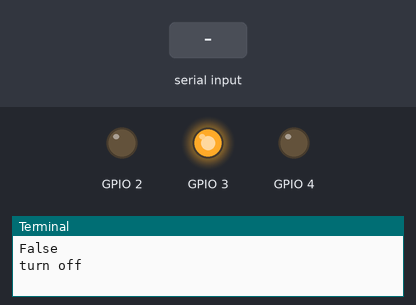
Recording of a program running on a simulated Raspberry Pi (BCM pin numbers). Shown: output pins drawn as LEDs (lit = HIGH), the last lines printed to the terminal. Inputs (shaded band) come from the test bench.

Above: at 0.1 s.
At 2.2 s:
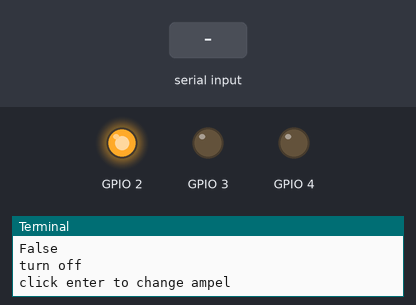
2.3 s: "1" typed at the terminal, then Enter
Timing chart, 0 to 5.3 s (numbered marks = the images above; inputs shaded):
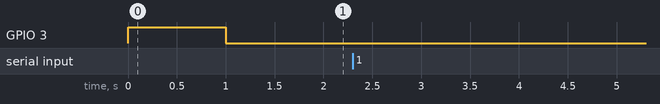

The program:

LED_blinking_3.py
```python
import RPi.GPIO as GPIO
import time

state = False

def setup():
        GPIO.setwarnings(False)
        GPIO.setmode(GPIO.BCM)
        GPIO.setup(4,GPIO.OUT)
        GPIO.setup(3,GPIO.OUT)
        GPIO.setup(2,GPIO.OUT)
        GPIO.output(4, False)
        GPIO.output(3, False)
        GPIO.output(2, False)

def turnAmpelOn():
    GPIO.output(2, False)
    GPIO.output(3, True)
    time.sleep(1)
    GPIO.output(3, False)
    GPIO.output(4, True)

def turnAmpelOff():
    GPIO.output(4, False)
    GPIO.output(3, True)
    time.sleep(1)
    GPIO.output(3, False)
    GPIO.output(2, True)

def changeState():
    global state
    print(state)
    if state == True:
        state = False
        print("turn on")
        turnAmpelOn()
    else:
        print("turn off")
        state = True
        turnAmpelOff()

setup()
changeState()
while True:
    varInput = input("click enter to change ampel")
    if varInput == '':
        changeState()
```
